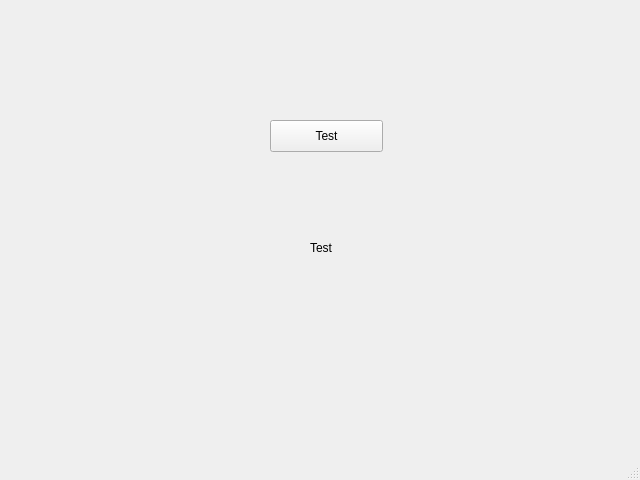
<?xml version="1.0" encoding="UTF-8"?>
<ui version="4.0">
 <class>MainWindow</class>
 <widget class="QMainWindow" name="MainWindow">
  <property name="geometry">
   <rect>
    <x>0</x>
    <y>0</y>
    <width>640</width>
    <height>480</height>
   </rect>
  </property>
  <property name="windowTitle">
   <string>MainWindow</string>
  </property>
  <widget class="QWidget" name="centralwidget">
   <widget class="QPushButton" name="btnTest">
    <property name="geometry">
     <rect>
      <x>270</x>
      <y>120</y>
      <width>113</width>
      <height>32</height>
     </rect>
    </property>
    <property name="text">
     <string>Test</string>
    </property>
   </widget>
   <widget class="QLabel" name="lblTest">
    <property name="geometry">
     <rect>
      <x>310</x>
      <y>240</y>
      <width>60</width>
      <height>16</height>
     </rect>
    </property>
    <property name="text">
     <string>Test</string>
    </property>
   </widget>
  </widget>
  <widget class="QMenuBar" name="menubar">
   <property name="geometry">
    <rect>
     <x>0</x>
     <y>0</y>
     <width>640</width>
     <height>22</height>
    </rect>
   </property>
  </widget>
  <widget class="QStatusBar" name="statusbar"/>
 </widget>
 <resources/>
 <connections/>
</ui>
